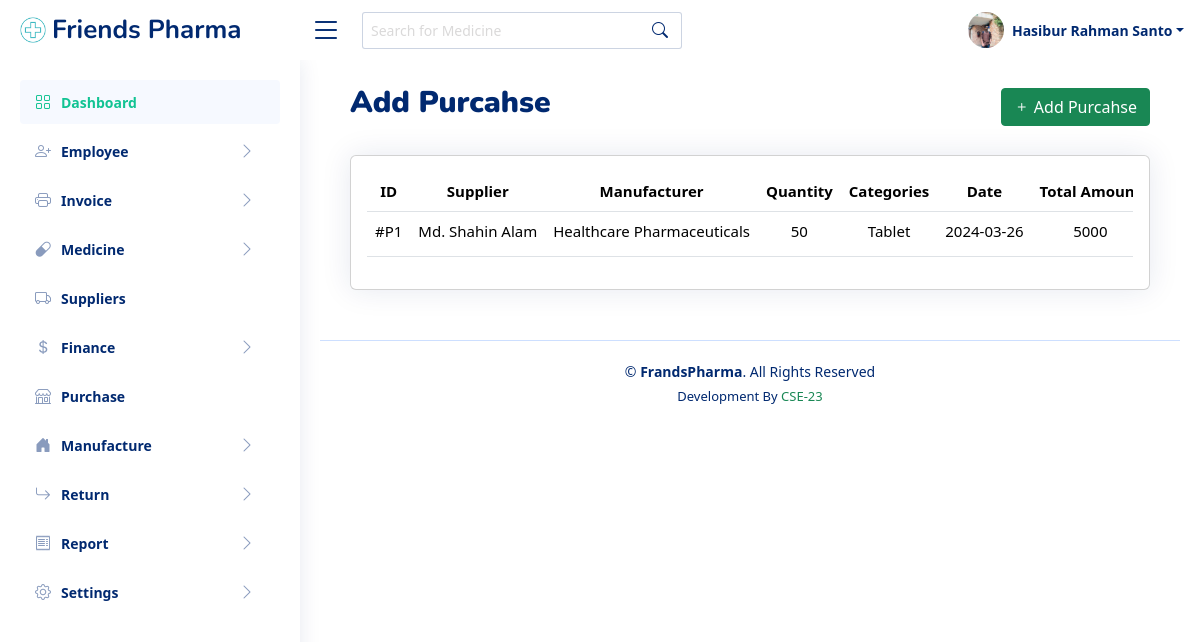
/purchases.php (signed in), run on the app's committed database.
### tables this page shows
CREATE TABLE `employee` (
  `id` int(11) NOT NULL,
  `f_name` varchar(20) NOT NULL,
  `l_name` varchar(20) NOT NULL,
  `gender` varchar(20) NOT NULL,
  `birthday` varchar(20) NOT NULL,
  `phone` int(11) NOT NULL,
  `password` varchar(255) NOT NULL,
  `email` varchar(50) NOT NULL,
  `address` varchar(255) NOT NULL,
  `photo` varchar(20) NOT NULL,
  `designation` varchar(50) NOT NULL,
  `national_id` varchar(20) NOT NULL,
  `certificates` varchar(20) NOT NULL,
  `joining_date` varchar(20) NOT NULL,
  `biography` varchar(255) NOT NULL,
  `status` int(11) NOT NULL
);

CREATE TABLE `purcahse` (
  `id` int(11) NOT NULL,
  `sname` varchar(50) NOT NULL,
  `manufacturer` varchar(50) NOT NULL,
  `qnt` int(11) NOT NULL,
  `uprice` varchar(50) NOT NULL,
  `amount` varchar(50) NOT NULL,
  `date` varchar(50) NOT NULL,
  `category` varchar(50) NOT NULL,
  `notes` varchar(50) NOT NULL
);

### classes/Database.php (called while the page is built, shortened)
<?php
	class Database{
		protected $mysqli,$query,$numRows,$affectedRow,$errors;
		public function __construct(){
			$this->mysqli = new mysqli('sql205.infinityfree.com', 'if0_35937738', 'hSv8su6wUNz', 'if0_35937738_friendsPharma');
		}
		protected function Select($columnName,$table,$where){
			$columnName = implode(',', $columnName);
			$sql = "SELECT $columnName FROM $table ";
			if($where){
				$sql .= " WHERE ";
				$chunk 		= array_chunk($where, 3);
				$whereCols 	= array();
				foreach ($chunk as $key => $value) {
					if (is_string($value[2])) {
						$value[2] = "'$value[2]'";
					}else{
						$value[2] = $value[2];
					}
					$whereCols[] = implode(' ', $value);
				}
				$sql .= implode(' AND ', $whereCols);
			}
			if($this->mysqli->query($sql)){
				$this->query 	= $this->mysqli->query($sql);
				$this->numRows 	= $this->query->num_rows;
				if($this->numRows > 0){
					return true;
				}else{
					return false;
				}
			}else{
				return false;
			}
		}
	}
?>

### classes/Employee.php (called while the page is built, shortened)
<?php
	require_once ('Database.php');
	class Employee extends Database{
		public $query, $error;
		public function getEmployee($where = null){
			if($this->Select(['*'], 'employee', $where)){
				$this->query = $this->query;
				return true;
			}
			return false;
		}
	}
?>

### classes/Purcahse.php (called while the page is built, shortened)
<?php
	require_once ('Database.php');
	class Purcahse extends Database{
		public $query, $error;
		public function getPurcahse($where = null){
			if($this->Select(['*'], 'purcahse', $where)){
				$this->query = $this->query;
				return true;
			}
			return false;
		}
	}
?>

### purchases.php (the view, shortened to what this page needs)
<!DOCTYPE html>
<html lang="en">
<?php include_once("includes/head-link.php") ?>
<body>
<?php include_once("includes/header.php") ?>
<?php include_once("includes/sidebar.php") ?>
<main id="main" class="main">
<div class="row">
  <div class="col-9">
    <div class="pagetitle">
      <h1><b>Add Purcahse</b></h1>
    </div>
  </div>
  <div class="col-3 text-end">
    <button type="button" data-bs-toggle="modal" data-bs-target="#verticalycentered" class="btn btn-success mt-2 rounded-1"><i class="bi bi-plus"></i> Add Purcahse</button>
</div>
  <section class="section mt-4">
      <div class="row">
        <div class="col-lg-12">
          <div class="card">
            <div class="card-body pt-3">
              <div class="table-responsive">
              <table class="table table-hover datatable">
                <thead>
                  <tr>
                    <th style="font-size:15px;" class="text-center">ID</th>
                    <th style="font-size:15px;" class="text-center">Supplier</th>
                    <th style="font-size:15px;" class="text-center">Manufacturer</th>
                    <th style="font-size:15px;" class="text-center">Quantity</th>
                    <th style="font-size:15px;" class="text-center">Categories</th>
                    <th style="font-size:15px;" class="text-center">Date</th>
                    <th style="font-size:15px;" class="text-center text-nowrap">Total Amount</th>
                  </tr>
                </thead>
                <tbody>
                <?php
                  $purcahse =  new Purcahse;
                  $purcahse->getPurcahse();
                  $query = $purcahse->query;
                  $sl = 1;
                  while ($row = $query->fetch_assoc()) {
                    $name           = $row['sname'];
                    $manufacturer   = $row['manufacturer'];
                    $qnt            = $row['qnt'];
                    $category       = $row['category'];
                    $date           = $row['date'];
                    $amount         = $row['amount'];
                  ?>
                  <tr class="text-center">
                    <td style="font-size:15px;"><?php echo "#P".$sl ?></td>
                    <td style="font-size:15px;" class="text-nowrap"><?php echo $name; ?></td>
                    <td style="font-size:15px;" class="text-nowrap"><?php echo $manufacturer ?></td>
                    <td style="font-size:15px;"><?php echo $qnt ?></td>
                    <td style="font-size:15px;"><?php echo $category ?></td>
                    <td style="font-size:15px;" class="text-nowrap"><?php echo $date ?></td>
                    <td style="font-size:15px;"><?php echo $amount ?></td>
                  </tr>
                  <?php $sl++; } ?>
                </tbody>
              </table>
              </div>
            </div>
          </div>
        </div>
      </div>
  </section>
</main>
<?php include_once("includes/footer.php") ?>
</body>
</html>

### includes/header.php (shortened to what this page needs)
<?php
  $user = $_SESSION['front_user'];
  $users = new Employee;
  $users->getEmployee(['phone', '=', $user]);
  $query = $users->query;
  $result = $query->fetch_assoc();
  $fname  = $result['f_name'];
  $lname  = $result['l_name'];
  $image  = $result['photo'];
?>
<header id="header" class="header fixed-top d-flex align-items-center">
<div class="d-flex align-items-center justify-content-between">
  <a href="index.html" class="logo d-flex align-items-center">
    <img src="assets/img/logo.png" alt="logo">
    <span class="d-none d-lg-block">Friends Pharma</span>
  </a>
  <i class="bi bi-list toggle-sidebar-btn"></i>
</div>
<div class="search-bar">
  <form class="search-form d-flex align-items-center" method="POST" action="#">
    <input type="text" name="query" placeholder="Search for Medicine" title="Enter search keyword">
    <button type="submit" title="Search"><i class="bi bi-search"></i></button>
  </form>
</div>
<nav class="header-nav ms-auto">
  <ul class="d-flex align-items-center">
    <li class="nav-item dropdown pe-3">
      <a class="nav-link nav-profile d-flex align-items-center pe-0" href="#" data-bs-toggle="dropdown">
        <img src="files/photo/<?php echo $image; ?>" alt="Profile" class="rounded-circle">
        <span class="d-none d-md-block dropdown-toggle ps-2"><?php echo $fname." ".$lname; ?></span>
      </a>
    </li>
  </ul>
</nav>
</header>

### assets/css/style.css (style rules this page uses)
:root { scroll-behavior: smooth; }
body { font-family: "Open Sans", sans-serif; background: #fff; color: #444444; }
a { color: #4154f1; text-decoration: none !important; }
::placeholder { color: #dad9d9 !important; }
h1, h2, h3, h4, h5, h6 { font-family: "Nunito", sans-serif; }
#main { margin-top: 40px; padding: 20px 30px; transition: all 0.3s; }
.pagetitle { margin-bottom: 10px; }
.pagetitle h1 { font-size: 30px; margin-bottom: 0; font-weight: 700; color: #012970; padding-top: 5px !important; }
.card { margin-bottom: 30px; border: none; border-radius: 5px; box-shadow: 0px 0 30px rgba(1, 41, 112, 0.1); }
.card-body { padding: 0 20px 20px 20px; }
.logo { line-height: 1; }
@media (min-width: 1200px) { .logo { width: 280px; } }
.logo img { max-height: 26px; margin-right: 6px; }
.logo span { font-size: 26px; font-weight: 700; color: #012970; font-family: "Nunito", sans-serif; }
.header { transition: all 0.5s; z-index: 997; height: 60px; background-color: #fff; padding-left: 20px; }
.header .toggle-sidebar-btn { font-size: 32px; padding-left: 10px; cursor: pointer; color: #012970; }
.header .search-bar { min-width: 360px; padding: 0 20px; }
.header .search-form { width: 100%; }
.header .search-form input { border: 0; font-size: 14px; color: #012970; border: 1px solid rgba(1, 41, 112, 0.2); padding: 7px 38px 7px 8px; border-radius: 3px; transition: 0.3s; width: 100%; }
.header .search-form button { border: 0; padding: 0; margin-left: -30px; background: none; }
.header .search-form button i { color: #012970; }
.header-nav ul { list-style: none; }
.header-nav > ul { margin: 0; padding: 0; }
.header-nav .nav-profile { color: #012970; }
.header-nav .nav-profile img { max-height: 36px; width: 36px; object-fit: cover; }
.header-nav .nav-profile span { font-size: 14px; font-weight: 600; }
@media (min-width: 1200px) { #main, #footer { margin-left: 300px; } }

### includes/head-link.php (style rules this page uses)
body { font-family: Arial, sans-serif; padding: 20px; }

### data on the page
employee: photo (picture), f_name "Hasibur", l_name "Rahman Santo"
purcahse: sname "Md. Shahin Alam", manufacturer "Healthcare Pharmaceuticals", qnt "50", category "Tablet", date "2024-03-26", amount "5000"
